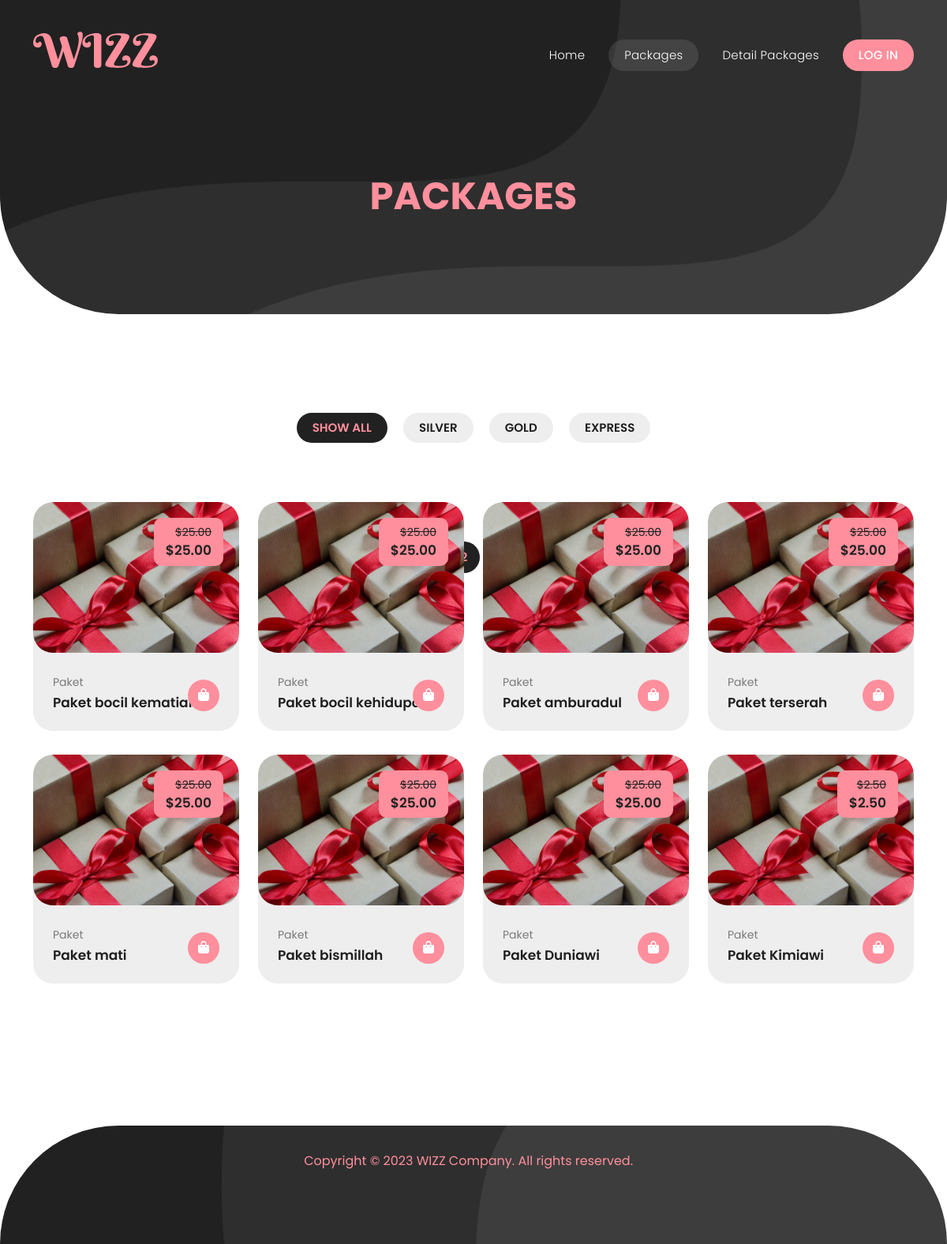
/package.php, run on the app's committed database.
### tables this page shows
CREATE TABLE `paket` (
  `id_paket` varchar(11) NOT NULL,
  `nama_paket` varchar(255) DEFAULT NULL,
  `harga` decimal(10,2) DEFAULT NULL,
  `img_path` varchar(100) DEFAULT NULL
);

### package.php (the view, shortened to what this page needs)
<?php
require_once('config/koneksi.php');
$sql = "SELECT * FROM paket";
$all_paket = $koneksi->query($sql);
?>
<!DOCTYPE html>
<html lang="en">
  <head>
    <link href="vendor/bootstrap/css/bootstrap.min.css" rel="stylesheet">
    <link rel="stylesheet" href="assets/css/fontawesome.css">
    <link rel="stylesheet" href="assets/css/detailPackage.css">
    <link rel="stylesheet"href="https://unpkg.com/swiper@7/swiper-bundle.min.css"/>
  </head>
<body>
    <header class="header-area header-sticky">
    <div class="container">
        <div class="row">
            <div class="col-12">
                <nav class="main-nav">
                    <a href="index.html" class="logo">
                        <img src="assets/img/WIZZARD.svg" alt="" style="width: 158px;">
                    </a>
                    <ul class="nav">
                      <li><a href="home.php">Home</a></li>
                      <li><a href="package.php" class="active">Packages</a></li>
                      <li><a href="detailPackage.php">Detail Packages</a></li>
                      <li><a href="login.php">Log In</a></li>
                  </ul>
                </nav>
            </div>
        </div>
    </div>
  </header>
  <div class="page-heading header-text">
    <div class="container">
      <div class="row">
        <div class="col-lg-12">
          <h3>Packages</h3>
        </div>
      </div>
    </div>
  </div>
  <div class="section trending">
    <div class="container">
      <ul class="trending-filter">
        <li>
          <a class="is_active" href="#!" data-filter="*">Show All</a>
        </li>
        <li>
          <a href="#!" data-filter=".adv">Silver</a>
        </li>
        <li>
          <a href="#!" data-filter=".str">Gold</a>
        </li>
        <li>
          <a href="#!" data-filter=".rac">Express</a>
        </li>
      </ul>
      <div class="row trending-box">
        <?php
           while($row = mysqli_fetch_assoc($all_paket)){
        ?>
        <div class="col-lg-3 col-md-6 align-self-center mb-30 trending-items col-md-6 adv">
          <div class="item">
            <div class="thumb">
            <a href="detailPackage.php?id_paket=<?php echo $row["id_paket"]; ?>"><img src="http://localhost/wedding-organizer/Front-end-wizz/assets/img/<?php echo $row["img_path"]; ?>" alt="">
</a>
              <span class="price"><em>$<?php echo $row["harga"];?></em>$<?php echo $row["harga"];?></span>
            </div>
            <div class="down-content">
              <span class="category">Paket</span>
              <h4><?php echo $row["nama_paket"];?></h4>
              <a href="detailPackage.php?id_paket=<?php echo $row["id_paket"]; ?>"><i class="fa fa-shopping-bag"></i></a>
            </div>
          </div>
        </div>
        <?php
           }
        ?>
        <div class="row">
        <div class="col-lg-12">
          <ul class="pagination">
          <li><a href="#"> &lt; </a></li>
            <li><a href="#">1</a></li>
            <li><a class="is_active" href="#">2</a></li>
            <li><a href="#">3</a></li>
            <li><a href="#"> &gt; </a></li>
          </ul>
        </div>
      </div>
    </div>
  </div>
  <footer>
    <div class="container">
      <div class="col-lg-12">
      <p>Copyright © 2023 WIZZ Company. All rights reserved. &nbsp;&nbsp; <a rel="nofollow" href="" target="_blank"></a></p>
      </div>
    </div>
  </footer>
  </body>
</html>

### data on the page
paket: img_path (picture), harga "25.00", nama_paket "Paket bocil kematian"
paket: img_path (picture), harga "25.00", nama_paket "Paket bocil kehidupan"
paket: img_path (picture), harga "25.00", nama_paket "Paket amburadul"
paket: img_path (picture), harga "25.00", nama_paket "Paket terserah"
paket: img_path (picture), harga "25.00", nama_paket "Paket mati"
paket: img_path (picture), harga "25.00", nama_paket "Paket bismillah"
paket: img_path (picture), harga "25.00", nama_paket "Paket Duniawi"
paket: img_path (picture), harga "2.50", nama_paket "Paket Kimiawi"
